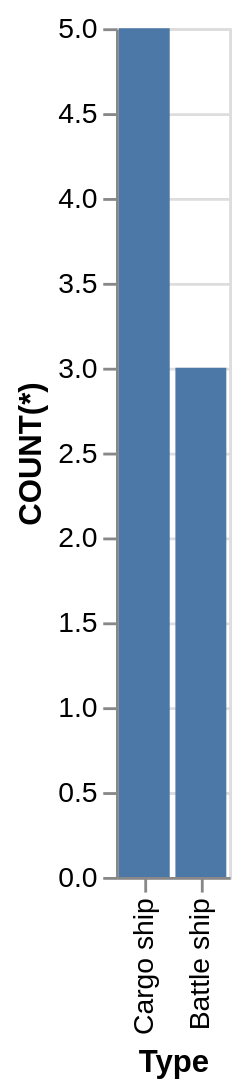

Express this chart as Vega-Lite.
### Vega-Lite specification from a JSON file in a GitHub repository (floating-point values rounded to 4 significant figures)
{"data": {"values": [{"x_data": "Cargo ship", "y_data": 5}, {"x_data": "Battle ship", "y_data": 3}]}, "mark": "bar", "encoding": {"x": {"field": "x_data", "type": "nominal", "title": "Type", "sort": "descending"}, "y": {"field": "y_data", "type": "quantitative", "title": "COUNT(*)"}}}
